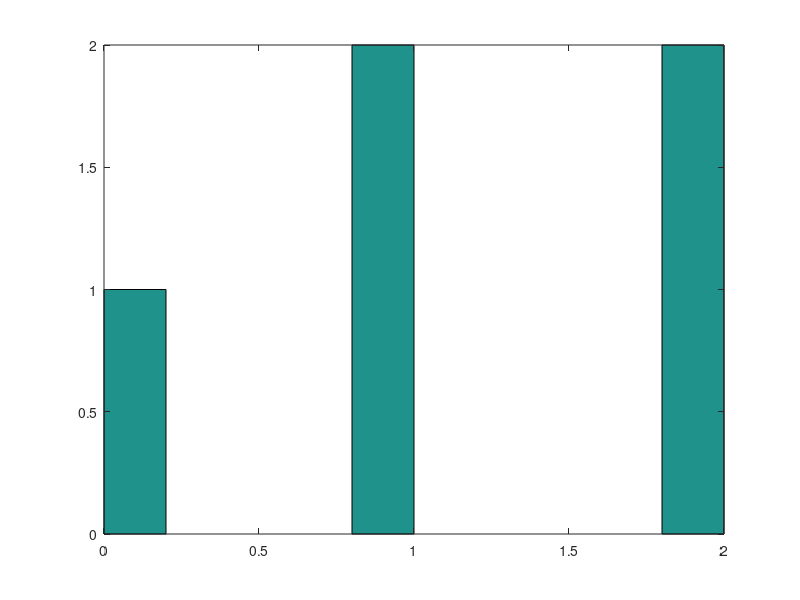

The MATLAB source for this figure:
% Lab #2, f) Simulating 3 coin tosses.
N = input('Number of simulations: '); % Number of simulations

% Try different number of simulations, 10, 50, 100, 1e4, 1e5, 1e6, you will
% notice that the larger N is, the more the shape will resemble the
% binomial(3, 1/2) distribution

U = rand(3,N); % a 3 x N matrix of random numbers from [0,1], simulating 
% the 3 coin tosses 

Y = (U < 1/2); % Y = 1 (heads) if U < 1/2, otherwise Y = 0 (tails)

X = sum(Y); % sums across columns of Y, i.e. X = number of heads in 3 tosses

clf   % Clear the current figure Window
hist(X); % the histogram of X, the shape of the pdf

% NOTE: we will discuss hist later, in Descriptive Statistics, in greater
% detail, for now, it suffices to know that it gives a rough idea of the
% distribution of the values of X (i.e. the pdf of X)
